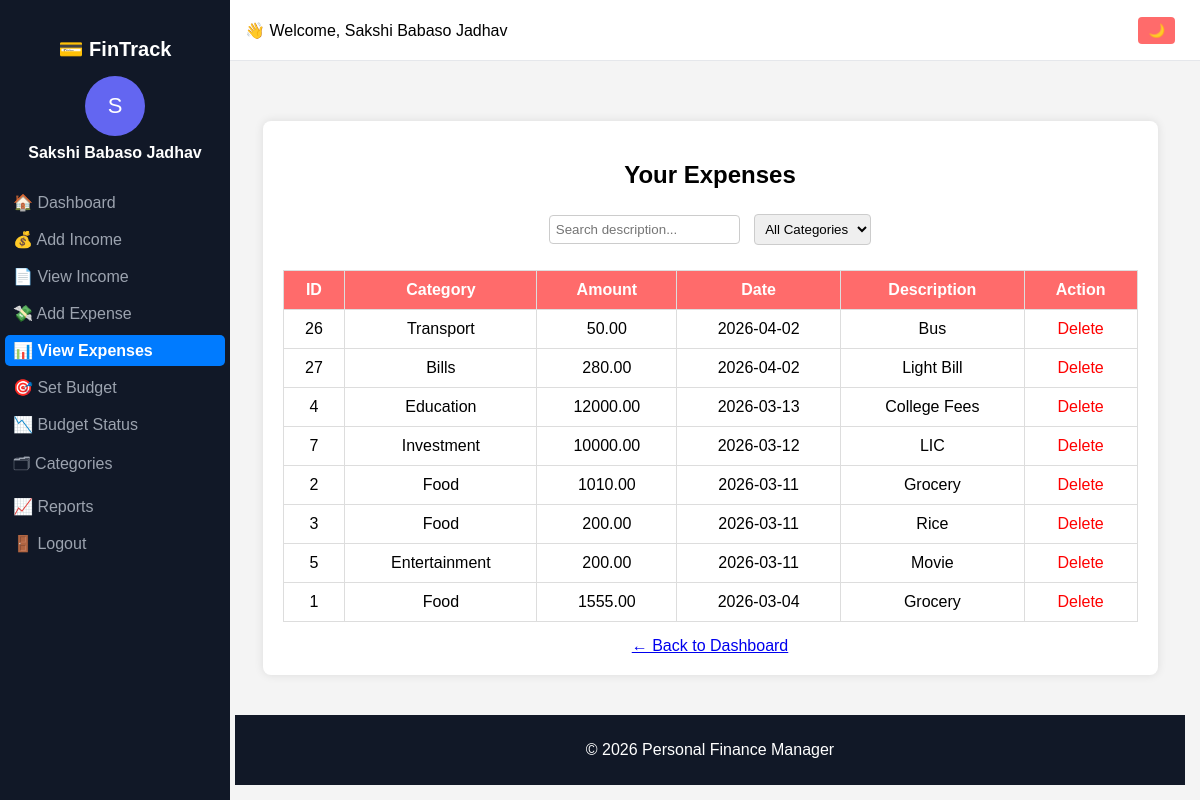
The page /expense/view_expense.php (signed in) on the database its author committed.
### tables this page shows
CREATE TABLE `expenses` (
  `expense_id` int(11) NOT NULL,
  `user_id` int(11) DEFAULT NULL,
  `category_id` int(11) DEFAULT NULL,
  `amount` decimal(10,2) DEFAULT NULL,
  `description` text DEFAULT NULL,
  `date` date DEFAULT NULL
);

CREATE TABLE `categories` (
  `category_id` int(11) NOT NULL,
  `category_name` varchar(100) DEFAULT NULL,
  `type` enum('income','expense') DEFAULT 'expense',
  `user_id` int(11) DEFAULT NULL
);

### expense/view_expense.php (the view, shortened to what this page needs)
<?php
require_once __DIR__ . "/../db/connection.php";
include("../includes/header.php");
$user_id = $_SESSION['user_id'];
$query = "SELECT expenses.*, categories.category_name
          FROM expenses
          JOIN categories ON expenses.category_id = categories.category_id
          WHERE expenses.user_id='$user_id'
          ORDER BY expenses.date DESC";
$result = mysqli_query($conn,$query);
?>
<!DOCTYPE html>
<html>
<head>
</head>
<body>
<div class="layout">
<?php include("../includes/sidebar.php"); ?>
<div class="main">
<?php include("../includes/topbar.php"); ?>
<div class="content">
<div class="container">
<h2>Your Expenses</h2>
<div class="filter-box">
<input type="text" id="search" placeholder="Search description...">
<select id="category">
<option value="">All Categories</option>
</select>
</div>
<table>
<tr>
<th>ID</th>
<th>Category</th>
<th>Amount</th>
<th>Date</th>
<th>Description</th>
<th>Action</th>
</tr>
<tbody id="expenseTable">
<?php
if(mysqli_num_rows($result)>0){
while($row=mysqli_fetch_assoc($result)){
?>
<tr>
<td><?php echo htmlspecialchars($row['expense_id']); ?></td>
<td><?php echo htmlspecialchars($row['category_name']); ?></td>
<td><?php echo htmlspecialchars($row['amount']); ?></td>
<td><?php echo htmlspecialchars($row['date']); ?></td>
<td><?php echo htmlspecialchars($row['description']); ?></td>
<td>
<a class="delete-btn"
href="view_expense.php?delete=<?php echo htmlspecialchars($row['expense_id']); ?>"
onclick="return confirm('Delete this expense?')">
Delete
</a>
</td>
</tr>
<?php
}
}else{
echo "<tr><td colspan='6'>No expenses found</td></tr>";
}
?>
</tbody>
</table>
<div class="back">
<a href="../dashboard.php">← Back to Dashboard</a>
</div>
</div>
<?php include("../includes/footer.php"); ?>
</body>
</html>

### includes/header.php (shortened to what this page needs)
<link rel="stylesheet" href="/personal_finance_manager/css/style.css">

### includes/sidebar.php
<?php
$current_page = basename($_SERVER['PHP_SELF']);
?>
<div class="sidebar">
<h2 class="logo">💳 FinTrack</h2>
<div class="profile">
<div class="avatar">
<?php echo strtoupper(substr($_SESSION['name'],0,1)); ?>
</div>
<div class="profile-name">
<?php echo $_SESSION['name']; ?>
</div>
</div>
<ul>
<li>
<a href="/personal_finance_manager/dashboard.php" class="<?php echo ($current_page == 'dashboard.php') ? 'active' : ''; ?>">
🏠 Dashboard
</a>
</li>
<li>
<a href="/personal_finance_manager/income/add_income.php" class="<?php echo ($current_page == 'add_income.php') ? 'active' : ''; ?>">
💰 Add Income
</a>
</li>
<li>
<a href="/personal_finance_manager/income/view_income.php" class="<?php echo ($current_page == 'view_income.php') ? 'active' : ''; ?>">
📄 View Income
</a>
</li>
<li>
<a href="/personal_finance_manager/expense/add_expense.php" class="<?php echo ($current_page == 'add_expense.php') ? 'active' : ''; ?>">
💸 Add Expense
</a>
</li>
<li>
<a href="/personal_finance_manager/expense/view_expense.php" class="<?php echo ($current_page == 'view_expense.php') ? 'active' : ''; ?>">
📊 View Expenses
</a>
</li>
<li>
<a href="/personal_finance_manager/budget/set_budget.php" class="<?php echo ($current_page == 'set_budget.php') ? 'active' : ''; ?>">
🎯 Set Budget
</a>
</li>
<li>
<a href="/personal_finance_manager/budget/view_budget.php" class="<?php echo ($current_page == 'view_budget.php') ? 'active' : ''; ?>">
📉 Budget Status
</a>
</li>
<li>
<a href="/personal_finance_manager/categories/add_category.php" class="<?php echo ($current_page == 'add_category.php') ? 'active' : ''; ?>">
🗂 Categories
</a>
</li>
<li>
<a href="/personal_finance_manager/reports/advanced_reports.php" class="<?php echo ($current_page == 'advanced_reports.php') ? 'active' : ''; ?>">
📈 Reports
</a>
</li>
<li>
<a href="/personal_finance_manager/logout.php">
🚪 Logout
</a>
</li>
</ul>
</div>

### includes/topbar.php (shortened to what this page needs)
<?php
$name = $_SESSION['name'] ?? "User";
?>
<div class="topbar">
<div class="topbar-left">
<span class="welcome">
👋 Welcome, <?php echo htmlspecialchars($name); ?>
</span>
</div>
<div class="topbar-right">
<button id="themeToggle">🌙</button>
</div>
</div>

### includes/footer.php
<footer class="footer">
<p>
© <?php echo date("Y"); ?> Personal Finance Manager
</p>
</footer>

### css/style.css (style rules this page uses)
body { font-family:Arial, Helvetica, sans-serif; margin:0; background:#f4f6fb; }
.layout { display:flex; min-height:100vh; }
.sidebar { width:220px; background:#111827; height:100vh; padding:20px 5px; color:white; position:fixed; left:0; top:0; }
.sidebar .logo { margin-bottom:15px; font-size:20px; font-weight:bold; }
.sidebar ul { list-style:none; padding:0; margin:0; }
.sidebar ul li { margin:6px 0; }
.sidebar ul li a { color:#9ca3af; text-decoration:none; display:block; padding:6px 8px; border-radius:6px; transition:0.2s; }
.main { margin-left:220px; width:calc(100% - 220px); min-height:100vh; }
.topbar { height:60px; background:white; display:flex; justify-content:space-between; align-items:center; padding:0 25px; border-bottom:1px solid #e5e7eb; margin-bottom:15px; }
.content { padding:15px; }
table { width:100%; border-collapse:collapse; background:white; }
th,td { padding:8px; border-bottom:1px solid #eee; text-align:center; }
th { background:#6366f1; color:white; }
.footer { text-align:center; padding:10px; background:#111827; color:white; margin-top:40px; }
.profile { text-align:center; margin-bottom:25px; }
.avatar { width:60px; height:60px; border-radius:50%; background:#6366f1; display:flex; align-items:center; justify-content:center; color:white; font-size:22px; margin:auto; }
.profile-name { margin-top:8px; font-weight:600; }
.sidebar a.active { background-color: #007bff; color: #fff; font-weight: bold; border-radius: 5px; }

### expense/view_expense.php (style rules this page uses)
body { font-family:Arial; background:#f4f4f4; }
.container { width:90%; margin:30px auto; background:white; padding:20px; border-radius:8px; box-shadow:0 0 10px rgba(0,0,0,0.1); }
h2 { text-align:center; }
.filter-box { text-align:center; margin-bottom:20px; }
input,select { padding:6px; margin:5px; border:1px solid #ccc; border-radius:4px; }
button { padding:6px 10px; background:#ff6b6b; color:white; border:none; border-radius:4px; cursor:pointer; }
table { width:100%; border-collapse:collapse; }
th,td { padding:10px; border:1px solid #ddd; text-align:center; }
th { background:#ff6b6b; color:white; }
.delete-btn { color:red; text-decoration:none; }
.back { margin-top:15px; text-align:center; }

### rows shown on the page
expenses: expense_id "26", category.category_name "Transport", amount "50.00", date "2026-04-02", description "Bus"
expenses: expense_id "27", category.category_name "Bills", amount "280.00", date "2026-04-02", description "Light Bill"
expenses: expense_id "4", category.category_name "Education", amount "12000.00", date "2026-03-13", description "College Fees"
expenses: expense_id "7", category.category_name "Investment", amount "10000.00", date "2026-03-12", description "LIC"
expenses: expense_id "2", category.category_name "Food", amount "1010.00", date "2026-03-11", description "Grocery"
expenses: expense_id "3", category.category_name "Food", amount "200.00", date "2026-03-11", description "Rice"
expenses: expense_id "5", category.category_name "Entertainment", amount "200.00", date "2026-03-11", description "Movie"
expenses: expense_id "1", category.category_name "Food", amount "1555.00", date "2026-03-04", description "Grocery"

### other values the page prints
substr($_SESSION['name'],0,1) "S"
$_SESSION['name'] "Sakshi Babaso Jadhav"
$name "Sakshi Babaso Jadhav"
